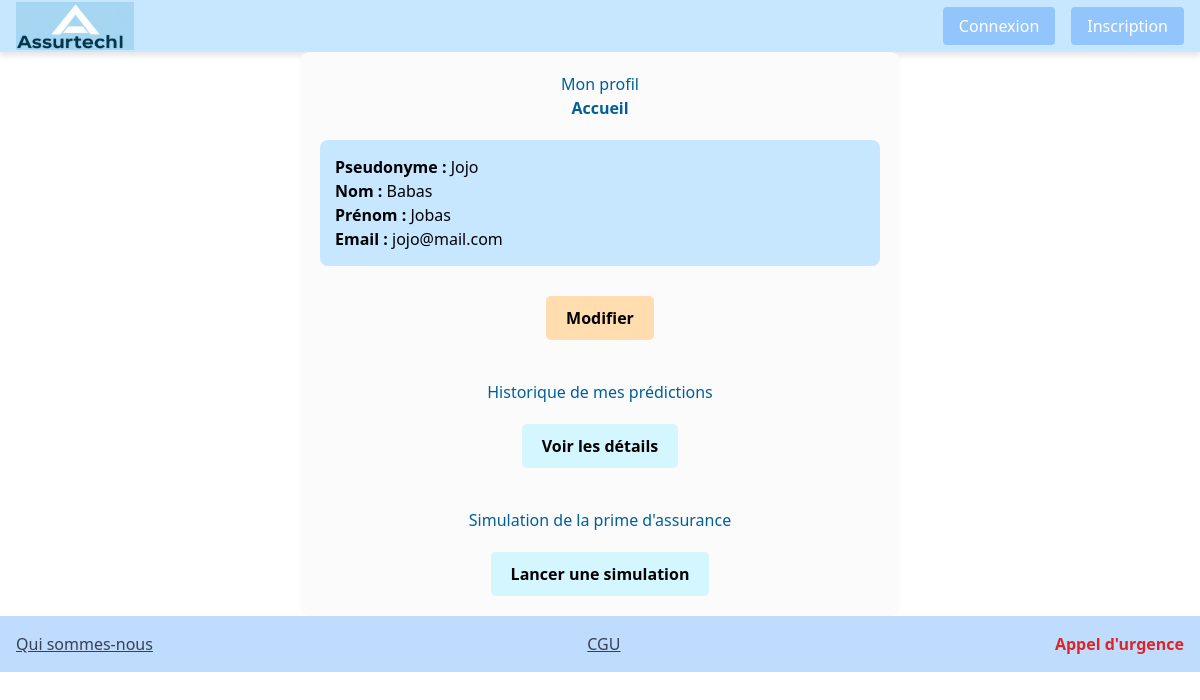
The page /authentication/profil/ (signed in) on the database its author committed.
### authentication/models.py (models this page shows, shortened)
class User(AbstractUser):
    Admin = "admin"
    Customer = "customer"
    ROLE_CHOICES = (
        (Admin, "Admin"),
        (Customer, "Customer"),
    )
    email = models.EmailField(unique=True)
    role = models.CharField(
        max_length=30,
        choices=ROLE_CHOICES,
        verbose_name='Rôle',
        default=Customer
    )
    USERNAME_FIELD = 'email'
    REQUIRED_FIELDS = []
    objects = UserManager()

### authentication/views.py (the view)
# urls.py: path('profil/', ProfilView, name='profil'),
@login_required
def ProfilView(request):
    user = request.user
    return render(request, 'authentication/profil.html', {'user': user})

### authentication/templates/authentication/profil.html (shortened to what this page needs)
{% extends 'base.html' %}
{% block content %}
<div style="background-color: #FBFBFB; padding: 20px; border-radius: 10px; max-width: 600px; margin: auto;">
    <h1 style="color: #005F99; text-align: center;">Mon profil</h1>
    <div style="text-align: center; margin-bottom: 20px;">
        <a href="{% url 'home' %}" style="color: #005F99; text-decoration: none; font-weight: bold;">Accueil</a>
    </div>
    <ul style="list-style: none; padding: 0; text-align: left; background: #C6E7FF; padding: 15px; border-radius: 8px;">
        <li><strong>Pseudonyme :</strong> {{ user.username }}</li>
        <li><strong>Nom :</strong> {{ user.first_name }}</li>
        <li><strong>Prénom :</strong> {{ user.last_name }}</li>
        <li><strong>Email :</strong> {{ user.email }}</li>
    </ul>
    <div style="text-align: center; margin-top: 20px;">
        <a href="{% url 'edit_profil' %}" style="display: inline-block; background: #FFDDAE; color: black; padding: 10px 20px; border-radius: 5px; text-decoration: none; font-weight: bold; margin-top: 10px;">Modifier</a>
    </div>
    <h2 style="color: #005F99; margin-top: 40px; text-align: center;">Historique de mes prédictions</h2>
    <div style="text-align: center; margin-top: 10px;">
        <a href="{% url 'historical' %}" style="display: inline-block; background: #D4F6FF; color: black; padding: 10px 20px; border-radius: 5px; text-decoration: none; font-weight: bold; margin-top: 10px;">Voir les détails</a>
    </div>
    <h2 style="color: #005F99; margin-top: 40px; text-align: center;">Simulation de la prime d'assurance</h2>
    <div style="text-align: center; margin-top: 10px;">
        <a href="{% url 'prediction' %}" style="display: inline-block; background: #D4F6FF; color: black; padding: 10px 20px; border-radius: 5px; text-decoration: none; font-weight: bold; margin-top: 10px;">Lancer une simulation</a>
    </div>
</div>
{% endblock content %}

### static/css/styles.css (style rules this page uses)
* { box-sizing: border-box; margin: 0; padding: 0; }
body { background-size: cover; background-repeat: no-repeat; background-position: center; position: relative; }
body::after { content: ""; position: absolute; top: 0; left: 0; width: 100%; height: 100%; background: rgba(255, 255, 255, 0.35); pointer-events: none; z-index: -1; }

### rows shown on the page
User: username "Jojo", first_name "Babas", last_name "Jobas", email "jojo@mail.com"
